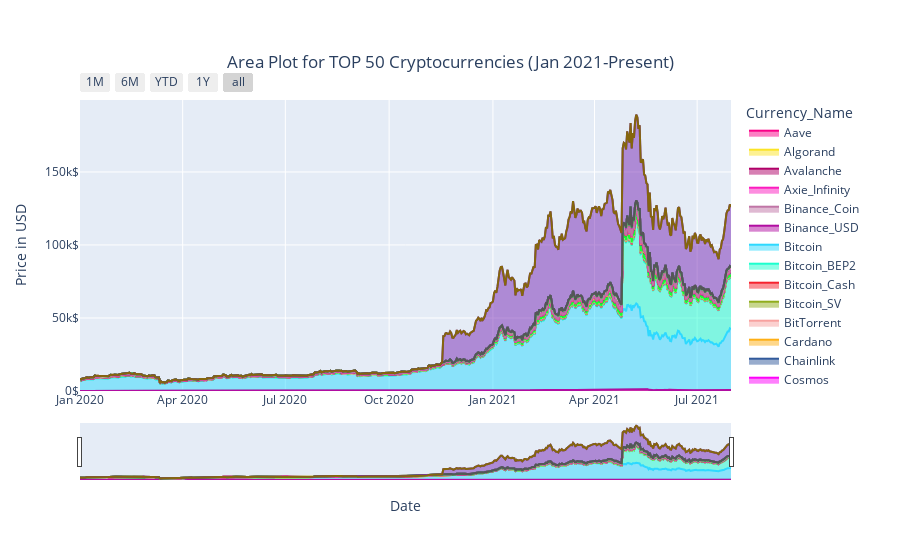

Here is the notebook cell this chart was saved with:
### Code cell
area = px.area(data_frame= data ,
               x = "Date" ,
               y= "Price",
               line_group="Currency_Name" ,
               color = "Currency_Name" ,
               color_discrete_sequence=px.colors.qualitative.Alphabet_r,
               title = 'Area Plot for TOP 50 Cryptocurrencies (2021-Present)')

area.update_xaxes(
    title_text = 'Date',
    rangeslider_visible = True,
    rangeselector = dict(
        buttons = list([
            dict(count = 1, label = '1M', step = 'month', stepmode = 'backward'),
            dict(count = 6, label = '6M', step = 'month', stepmode = 'backward'),
            dict(count = 1, label = 'YTD', step = 'year', stepmode = 'todate'),
            dict(count = 1, label = '1Y', step = 'year', stepmode = 'backward'),
            dict(step = 'all')])))

area.update_yaxes(title_text = 'Price in USD', ticksuffix = '$')
area.update_layout(showlegend = True,
    title = {
        'text': 'Area Plot for TOP 50 Cryptocurrencies (Jan 2021-Present)',
        'y':0.9,
        'x':0.5,
        'xanchor': 'center',
        'yanchor': 'top'})

area.show()

### Figure 1 — Plotly figure (JSON) as saved in the notebook; plotly's stock layout.template omitted (floating-point values rounded to 4 significant figures; data arrays with more than 128 entries replaced by an {"elided": "..."} marker saying what was removed)
{"data": [{"hovertemplate": "Currency_Name=Aave<br>Date=%{x}<br>Price=%{y}<extra></extra>", "legendgroup": "Aave", "line": {"color": "#FA0087"}, "marker": {"symbol": "circle"}, "mode": "lines", "name": "Aave", "orientation": "v", "showlegend": true, "stackgroup": "1", "type": "scatter", "x": {"elided": "550 str values"}, "xaxis": "x", "y": {"elided": "550 float values"}, "yaxis": "y"}, {"hovertemplate": "Currency_Name=Algorand<br>Date=%{x}<br>Price=%{y}<extra></extra>", "legendgroup": "Algorand", "line": {"color": "#FBE426"}, "marker": {"symbol": "circle"}, "mode": "lines", "name": "Algorand", "orientation": "v", "showlegend": true, "stackgroup": "1", "type": "scatter", "x": {"elided": "573 str values"}, "xaxis": "x", "y": {"elided": "573 float values"}, "yaxis": "y"}, {"hovertemplate": "Currency_Name=Avalanche<br>Date=%{x}<br>Price=%{y}<extra></extra>", "legendgroup": "Avalanche", "line": {"color": "#B00068"}, "marker": {"symbol": "circle"}, "mode": "lines", "name": "Avalanche", "orientation": "v", "showlegend": true, "stackgroup": "1", "type": "scatter", "x": {"elided": "219 str values"}, "xaxis": "x", "y": {"elided": "219 float values"}, "yaxis": "y"}, {"hovertemplate": "Currency_Name=Axie_Infinity<br>Date=%{x}<br>Price=%{y}<extra></extra>", "legendgroup": "Axie_Infinity", "line": {"color": "#FC1CBF"}, "marker": {"symbol": "circle"}, "mode": "lines", "name": "Axie_Infinity", "orientation": "v", "showlegend": true, "stackgroup": "1", "type": "scatter", "x": ["2021-07-22T00:00:00", "2021-07-23T00:00:00", "2021-07-24T00:00:00", "2021-07-25T00:00:00", "2021-07-26T00:00:00", "2021-07-27T00:00:00", "2021-07-28T00:00:00", "2021-07-29T00:00:00", "2021-07-30T00:00:00", "2021-07-31T00:00:00"], "xaxis": "x", "y": [24.8, 42.6, 44.67, 43.84, 40.9, 47.07, 45.63, 44.33, 43.27, 42.49], "yaxis": "y"}, {"hovertemplate": "Currency_Name=Binance_Coin<br>Date=%{x}<br>Price=%{y}<extra></extra>", "legendgroup": "Binance_Coin", "line": {"color": "#C075A6"}, "marker": {"symbol": "circle"}, "mode": "lines", "name": "Binance_Coin", "orientation": "v", "showlegend": true, "stackgroup": "1", "type": "scatter", "x": {"elided": "578 str values"}, "xaxis": "x", "y": {"elided": "578 float values"}, "yaxis": "y"}, {"hovertemplate": "Currency_Name=Binance_USD<br>Date=%{x}<br>Price=%{y}<extra></extra>", "legendgroup": "Binance_USD", "line": {"color": "#B10DA1"}, "marker": {"symbol": "circle"}, "mode": "lines", "name": "Binance_USD", "orientation": "v", "showlegend": true, "stackgroup": "1", "type": "scatter", "x": ["2021-07-31T00:00:00", "2021-07-30T00:00:00", "2021-07-29T00:00:00", "2021-07-28T00:00:00", "2021-07-27T00:00:00", "2021-07-26T00:00:00", "2021-07-25T00:00:00", "2021-07-24T00:00:00", "2021-07-23T00:00:00", "2021-07-22T00:00:00", "2021-07-21T00:00:00", "2021-07-20T00:00:00", "2021-07-19T00:00:00", "2021-07-18T00:00:00", "2021-07-17T00:00:00", "2021-07-16T00:00:00", "2021-07-15T00:00:00", "2021-07-14T00:00:00", "2021-07-13T00:00:00", "2021-07-12T00:00:00", "2021-07-11T00:00:00", "2021-07-10T00:00:00", "2021-07-09T00:00:00", "2021-07-08T00:00:00", "2021-07-07T00:00:00", "2021-07-06T00:00:00", "2021-07-05T00:00:00", "2021-07-04T00:00:00", "2021-07-03T00:00:00", "2021-07-02T00:00:00", "2021-07-01T00:00:00", "2021-06-30T00:00:00", "2021-06-29T00:00:00", "2021-06-28T00:00:00", "2021-06-27T00:00:00", "2021-06-26T00:00:00", "2021-06-25T00:00:00", "2021-06-24T00:00:00", "2021-06-23T00:00:00", "2021-06-22T00:00:00", "2021-06-21T00:00:00", "2021-06-20T00:00:00", "2021-06-19T00:00:00", "2021-06-18T00:00:00", "2021-06-17T00:00:00", "2021-06-16T00:00:00", "2021-06-15T00:00:00", "2021-06-14T00:00:00", "2021-06-13T00:00:00", "2021-06-12T00:00:00", "2021-06-11T00:00:00", "2021-06-10T00:00:00", "2021-06-09T00:00:00", "2021-06-08T00:00:00", "2021-06-07T00:00:00", "2021-06-06T00:00:00", "2021-06-05T00:00:00", "2021-06-04T00:00:00", "2021-06-03T00:00:00", "2021-06-02T00:00:00", "2021-06-01T00:00:00", "2021-05-31T00:00:00", "2021-05-30T00:00:00", "2021-05-29T00:00:00", "2021-05-28T00:00:00", "2021-05-27T00:00:00", "2021-05-26T00:00:00", "2021-05-25T00:00:00", "2021-05-24T00:00:00", "2021-05-23T00:00:00", "2021-05-22T00:00:00", "2021-05-21T00:00:00", "2021-05-20T00:00:00", "2021-05-19T00:00:00", "2021-05-18T00:00:00", "2021-05-17T00:00:00", "2021-05-16T00:00:00", "2021-05-15T00:00:00", "2021-05-14T00:00:00", "2021-05-13T00:00:00", "2021-05-12T00:00:00", "2021-05-11T00:00:00", "2021-05-10T00:00:00", "2021-05-09T00:00:00", "2021-05-08T00:00:00", "2021-05-07T00:00:00", "2021-05-06T00:00:00", "2021-05-05T00:00:00", "2021-05-04T00:00:00", "2021-05-03T00:00:00", "2021-05-02T00:00:00", "2021-05-01T00:00:00", "2021-04-30T00:00:00", "2021-04-29T00:00:00", "2021-04-28T00:00:00", "2021-04-27T00:00:00", "2021-04-26T00:00:00", "2021-04-25T00:00:00", "2021-04-24T00:00:00", "2021-04-23T00:00:00"], "xaxis": "x", "y": [0.9993, 0.9995, 0.9998, 0.9999, 0.9998, 0.9998, 0.9994, 0.9996, 0.9999, 1.0, 1.0, 0.9999, 1.0, 0.9999, 0.9999, 0.9999, 1.0, 0.9999, 1.0, 0.9999, 1.0, 0.9999, 1.0, 1.0, 0.9999, 0.9998, 0.9997, 0.9999, 0.9998, 0.9999, 0.9999, 0.9998, 0.9999, 0.9999, 0.9998, 1.0, 1.0, 1.0, 0.9998, 0.9997, 1.0, 1.0, 0.9997, 0.9995, 1.0, 1.0, 0.9999, 0.9997, 0.9999, 0.9998, 0.9999, 0.9997, 0.9995, 0.9993, 0.9997, 0.9996, 0.9996, 0.9996, 0.9998, 1.0, 1.0, 0.9996, 0.9995, 0.9993, 0.9997, 0.999, 0.9987, 0.999, 0.9989, 0.9986, 0.9991, 0.9982, 0.998, 0.9981, 0.9993, 0.9996, 0.9995, 0.9995, 0.9991, 0.9999, 1.0, 0.9986, 0.9989, 0.9989, 0.9985, 0.999, 0.9992, 0.9985, 0.9992, 0.9991, 0.9994, 0.999, 0.9989, 0.9995, 0.9993, 0.999, 0.9993, 0.999, 0.9989, 0.999], "yaxis": "y"}, {"hovertemplate": "Currency_Name=Bitcoin<br>Date=%{x}<br>Price=%{y}<extra></extra>", "legendgroup": "Bitcoin", "line": {"color": "#2ED9FF"}, "marker": {"symbol": "circle"}, "mode": "lines", "name": "Bitcoin", "orientation": "v", "showlegend": true, "stackgroup": "1", "type": "scatter", "x": {"elided": "578 str values"}, "xaxis": "x", "y": {"elided": "578 float values"}, "yaxis": "y"}, {"hovertemplate": "Currency_Name=Bitcoin_BEP2<br>Date=%{x}<br>Price=%{y}<extra></extra>", "legendgroup": "Bitcoin_BEP2", "line": {"color": "#1CFFCE"}, "marker": {"symbol": "circle"}, "mode": "lines", "name": "Bitcoin_BEP2", "orientation": "v", "showlegend": true, "stackgroup": "1", "type": "scatter", "x": ["2021-07-31T00:00:00", "2021-07-30T00:00:00", "2021-07-29T00:00:00", "2021-07-28T00:00:00", "2021-07-27T00:00:00", "2021-07-26T00:00:00", "2021-07-25T00:00:00", "2021-07-24T00:00:00", "2021-07-23T00:00:00", "2021-07-22T00:00:00", "2021-07-21T00:00:00", "2021-07-20T00:00:00", "2021-07-19T00:00:00", "2021-07-18T00:00:00", "2021-07-17T00:00:00", "2021-07-16T00:00:00", "2021-07-15T00:00:00", "2021-07-14T00:00:00", "2021-07-13T00:00:00", "2021-07-12T00:00:00", "2021-07-11T00:00:00", "2021-07-10T00:00:00", "2021-07-09T00:00:00", "2021-07-08T00:00:00", "2021-07-07T00:00:00", "2021-07-06T00:00:00", "2021-07-05T00:00:00", "2021-07-04T00:00:00", "2021-07-03T00:00:00", "2021-07-02T00:00:00", "2021-07-01T00:00:00", "2021-06-30T00:00:00", "2021-06-29T00:00:00", "2021-06-28T00:00:00", "2021-06-27T00:00:00", "2021-06-26T00:00:00", "2021-06-25T00:00:00", "2021-06-24T00:00:00", "2021-06-23T00:00:00", "2021-06-22T00:00:00", "2021-06-21T00:00:00", "2021-06-20T00:00:00", "2021-06-19T00:00:00", "2021-06-18T00:00:00", "2021-06-17T00:00:00", "2021-06-16T00:00:00", "2021-06-15T00:00:00", "2021-06-14T00:00:00", "2021-06-13T00:00:00", "2021-06-12T00:00:00", "2021-06-11T00:00:00", "2021-06-10T00:00:00", "2021-06-09T00:00:00", "2021-06-08T00:00:00", "2021-06-07T00:00:00", "2021-06-06T00:00:00", "2021-06-05T00:00:00", "2021-06-04T00:00:00", "2021-06-03T00:00:00", "2021-06-02T00:00:00", "2021-06-01T00:00:00", "2021-05-31T00:00:00", "2021-05-30T00:00:00", "2021-05-29T00:00:00", "2021-05-28T00:00:00", "2021-05-27T00:00:00", "2021-05-26T00:00:00", "2021-05-25T00:00:00", "2021-05-24T00:00:00", "2021-05-23T00:00:00", "2021-05-22T00:00:00", "2021-05-21T00:00:00", "2021-05-20T00:00:00", "2021-05-19T00:00:00", "2021-05-18T00:00:00", "2021-05-17T00:00:00", "2021-05-16T00:00:00", "2021-05-15T00:00:00", "2021-05-14T00:00:00", "2021-05-13T00:00:00", "2021-05-12T00:00:00", "2021-05-11T00:00:00", "2021-05-10T00:00:00", "2021-05-09T00:00:00", "2021-05-08T00:00:00", "2021-05-07T00:00:00", "2021-05-06T00:00:00", "2021-05-05T00:00:00", "2021-05-04T00:00:00", "2021-05-03T00:00:00", "2021-05-02T00:00:00", "2021-05-01T00:00:00", "2021-04-30T00:00:00", "2021-04-29T00:00:00", "2021-04-28T00:00:00", "2021-04-27T00:00:00", "2021-04-26T00:00:00"], "xaxis": "x", "y": [34730.0, 34970.0, 35850.0, 35880.0, 35300.0, 33440.0, 31050.0, 29020.0, 28380.0, 26340.0, 25780.0, 24570.0, 24660.0, 24940.0, 25620.0, 25570.0, 26180.0, 27050.0, 26630.0, 26990.0, 28210.0, 27620.0, 28550.0, 27430.0, 28170.0, 28450.0, 28020.0, 28670.0, 28650.0, 26500.0, 27370.0, 28630.0, 29320.0, 28250.0, 30490.0, 27220.0, 26220.0, 29880.0, 28550.0, 27340.0, 27390.0, 30040.0, 28940.0, 32350.0, 34440.0, 34720.0, 36440.0, 34850.0, 33610.0, 30550.0, 30400.0, 32600.0, 34200.0, 30540.0, 30760.0, 33600.0, 32370.0, 34510.0, 36620.0, 35320.0, 34470.0, 35100.0, 33510.0, 32950.0, 32600.0, 35140.0, 37940.0, 36250.0, 37310.0, 33040.0, 35820.0, 35720.0, 43500.0, 39660.0, 41940.0, 42380.0, 40510.0, 40730.0, 43450.0, 43270.0, 43210.0, 52830.0, 53250.0, 55580.0, 56070.0, 55630.0, 45810.0, 46680.0, 44450.0, 54280.0, 43870.0, 45780.0, 50160.0, 46590.0, 47660.0, 47850.0, 47040.0], "yaxis": "y"}, {"hovertemplate": "Currency_Name=Bitcoin_Cash<br>Date=%{x}<br>Price=%{y}<extra></extra>", "legendgroup": "Bitcoin_Cash", "line": {"color": "#F6222E"}, "marker": {"symbol": "circle"}, "mode": "lines", "name": "Bitcoin_Cash", "orientation": "v", "showlegend": true, "stackgroup": "1", "type": "scatter", "x": {"elided": "578 str values"}, "xaxis": "x", "y": {"elided": "578 float values"}, "yaxis": "y"}, {"hovertemplate": "Currency_Name=Bitcoin_SV<br>Date=%{x}<br>Price=%{y}<extra></extra>", "legendgroup": "Bitcoin_SV", "line": {"color": "#90AD1C"}, "marker": {"symbol": "circle"}, "mode": "lines", "name": "Bitcoin_SV", "orientation": "v", "showlegend": true, "stackgroup": "1", "type": "scatter", "x": {"elided": "578 str values"}, "xaxis": "x", "y": {"elided": "578 float values"}, "yaxis": "y"}, {"hovertemplate": "Currency_Name=BitTorrent<br>Date=%{x}<br>Price=%{y}<extra></extra>", "legendgroup": "BitTorrent", "line": {"color": "#F8A19F"}, "marker": {"symbol": "circle"}, "mode": "lines", "name": "BitTorrent", "orientation": "v", "showlegend": true, "stackgroup": "1", "type": "scatter", "x": {"elided": "578 str values"}, "xaxis": "x", "y": {"elided": "578 float values"}, "yaxis": "y"}, {"hovertemplate": "Currency_Name=Cardano<br>Date=%{x}<br>Price=%{y}<extra></extra>", "legendgroup": "Cardano", "line": {"color": "#FEAF16"}, "marker": {"symbol": "circle"}, "mode": "lines", "name": "Cardano", "orientation": "v", "showlegend": true, "stackgroup": "1", "type": "scatter", "x": {"elided": "550 str values"}, "xaxis": "x", "y": {"elided": "550 float values"}, "yaxis": "y"}, {"hovertemplate": "Currency_Name=Chainlink<br>Date=%{x}<br>Price=%{y}<extra></extra>", "legendgroup": "Chainlink", "line": {"color": "#325A9B"}, "marker": {"symbol": "circle"}, "mode": "lines", "name": "Chainlink", "orientation": "v", "showlegend": true, "stackgroup": "1", "type": "scatter", "x": {"elided": "578 str values"}, "xaxis": "x", "y": {"elided": "578 float values"}, "yaxis": "y"}, {"hovertemplate": "Currency_Name=Cosmos<br>Date=%{x}<br>Price=%{y}<extra></extra>", "legendgroup": "Cosmos", "line": {"color": "#FE00FA"}, "marker": {"symbol": "circle"}, "mode": "lines", "name": "Cosmos", "orientation": "v", "showlegend": true, "stackgroup": "1", "type": "scatter", "x": {"elided": "578 str values"}, "xaxis": "x", "y": {"elided": "578 float values"}, "yaxis": "y"}, {"hovertemplate": "Currency_Name=Crypto.com_Coin<br>Date=%{x}<br>Price=%{y}<extra></extra>", "legendgroup": "Crypto.com_Coin", "line": {"color": "#DEA0FD"}, "marker": {"symbol": "circle"}, "mode": "lines", "name": "Crypto.com_Coin", "orientation": "v", "showlegend": true, "stackgroup": "1", "type": "scatter", "x": {"elided": "578 str values"}, "xaxis": "x", "y": {"elided": "578 float values"}, "yaxis": "y"}, {"hovertemplate": "Currency_Name=Dai<br>Date=%{x}<br>Price=%{y}<extra></extra>", "legendgroup": "Dai", "line": {"color": "#C4451C"}, "marker": {"symbol": "circle"}, "mode": "lines", "name": "Dai", "orientation": "v", "showlegend": true, "stackgroup": "1", "type": "scatter", "x": {"elided": "578 str values"}, "xaxis": "x", "y": {"elided": "578 float values"}, "yaxis": "y"}, {"hovertemplate": "Currency_Name=Dash<br>Date=%{x}<br>Price=%{y}<extra></extra>", "legendgroup": "Dash", "line": {"color": "#1CBE4F"}, "marker": {"symbol": "circle"}, "mode": "lines", "name": "Dash", "orientation": "v", "showlegend": true, "stackgroup": "1", "type": "scatter", "x": {"elided": "578 str values"}, "xaxis": "x", "y": {"elided": "578 float values"}, "yaxis": "y"}, {"hovertemplate": "Currency_Name=Dogecoin<br>Date=%{x}<br>Price=%{y}<extra></extra>", "legendgroup": "Dogecoin", "line": {"color": "#E2E2E2"}, "marker": {"symbol": "circle"}, "mode": "lines", "name": "Dogecoin", "orientation": "v", "showlegend": true, "stackgroup": "1", "type": "scatter", "x": {"elided": "578 str values"}, "xaxis": "x", "y": {"elided": "578 float values"}, "yaxis": "y"}, {"hovertemplate": "Currency_Name=Elrond<br>Date=%{x}<br>Price=%{y}<extra></extra>", "legendgroup": "Elrond", "line": {"color": "#F7E1A0"}, "marker": {"symbol": "circle"}, "mode": "lines", "name": "Elrond", "orientation": "v", "showlegend": true, "stackgroup": "1", "type": "scatter", "x": {"elided": "368 str values"}, "xaxis": "x", "y": {"elided": "368 float values"}, "yaxis": "y"}, {"hovertemplate": "Currency_Name=EOS<br>Date=%{x}<br>Price=%{y}<extra></extra>", "legendgroup": "EOS", "line": {"color": "#16FF32"}, "marker": {"symbol": "circle"}, "mode": "lines", "name": "EOS", "orientation": "v", "showlegend": true, "stackgroup": "1", "type": "scatter", "x": {"elided": "578 str values"}, "xaxis": "x", "y": {"elided": "578 float values"}, "yaxis": "y"}, {"hovertemplate": "Currency_Name=Ethereum<br>Date=%{x}<br>Price=%{y}<extra></extra>", "legendgroup": "Ethereum", "line": {"color": "#1C8356"}, "marker": {"symbol": "circle"}, "mode": "lines", "name": "Ethereum", "orientation": "v", "showlegend": true, "stackgroup": "1", "type": "scatter", "x": {"elided": "578 str values"}, "xaxis": "x", "y": {"elided": "578 float values"}, "yaxis": "y"}, {"hovertemplate": "Currency_Name=Ethereum_Classic<br>Date=%{x}<br>Price=%{y}<extra></extra>", "legendgroup": "Ethereum_Classic", "line": {"color": "#565656"}, "marker": {"symbol": "circle"}, "mode": "lines", "name": "Ethereum_Classic", "orientation": "v", "showlegend": true, "stackgroup": "1", "type": "scatter", "x": {"elided": "578 str values"}, "xaxis": "x", "y": {"elided": "578 float values"}, "yaxis": "y"}, {"hovertemplate": "Currency_Name=Filecoin<br>Date=%{x}<br>Price=%{y}<extra></extra>", "legendgroup": "Filecoin", "line": {"color": "#782AB6"}, "marker": {"symbol": "circle"}, "mode": "lines", "name": "Filecoin", "orientation": "v", "showlegend": true, "stackgroup": "1", "type": "scatter", "x": {"elided": "574 str values"}, "xaxis": "x", "y": {"elided": "574 float values"}, "yaxis": "y"}, {"hovertemplate": "Currency_Name=FTX_Token<br>Date=%{x}<br>Price=%{y}<extra></extra>", "legendgroup": "FTX_Token", "line": {"color": "#85660D"}, "marker": {"symbol": "circle"}, "mode": "lines", "name": "FTX_Token", "orientation": "v", "showlegend": true, "stackgroup": "1", "type": "scatter", "x": {"elided": "578 str values"}, "xaxis": "x", "y": {"elided": "578 float values"}, "yaxis": "y"}, {"hovertemplate": "Currency_Name=GRT<br>Date=%{x}<br>Price=%{y}<extra></extra>", "legendgroup": "GRT", "line": {"color": "#3283FE"}, "marker": {"symbol": "circle"}, "mode": "lines", "name": "GRT", "orientation": "v", "showlegend": true, "stackgroup": "1", "type": "scatter", "x": {"elided": "219 str values"}, "xaxis": "x", "y": {"elided": "219 float values"}, "yaxis": "y"}, {"hovertemplate": "Currency_Name=ICP<br>Date=%{x}<br>Price=%{y}<extra></extra>", "legendgroup": "ICP", "line": {"color": "#AA0DFE"}, "marker": {"symbol": "circle"}, "mode": "lines", "name": "ICP", "orientation": "v", "showlegend": true, "stackgroup": "1", "type": "scatter", "x": ["2021-05-13T00:00:00", "2021-05-14T00:00:00", "2021-05-15T00:00:00", "2021-05-16T00:00:00", "2021-05-17T00:00:00", "2021-05-18T00:00:00", "2021-05-19T00:00:00", "2021-05-20T00:00:00", "2021-05-21T00:00:00", "2021-05-22T00:00:00", "2021-05-23T00:00:00", "2021-05-24T00:00:00", "2021-05-25T00:00:00", "2021-05-26T00:00:00", "2021-05-27T00:00:00", "2021-05-28T00:00:00", "2021-05-29T00:00:00", "2021-05-30T00:00:00", "2021-05-31T00:00:00", "2021-06-01T00:00:00", "2021-06-02T00:00:00", "2021-06-03T00:00:00", "2021-06-04T00:00:00", "2021-06-05T00:00:00", "2021-06-06T00:00:00", "2021-06-07T00:00:00", "2021-06-08T00:00:00", "2021-06-09T00:00:00", "2021-06-10T00:00:00", "2021-06-11T00:00:00", "2021-06-12T00:00:00", "2021-06-13T00:00:00", "2021-06-14T00:00:00", "2021-06-15T00:00:00", "2021-06-16T00:00:00", "2021-06-17T00:00:00", "2021-06-18T00:00:00", "2021-06-19T00:00:00", "2021-06-20T00:00:00", "2021-06-21T00:00:00", "2021-06-22T00:00:00", "2021-06-23T00:00:00", "2021-06-24T00:00:00", "2021-06-25T00:00:00", "2021-06-26T00:00:00", "2021-06-27T00:00:00", "2021-06-28T00:00:00", "2021-06-29T00:00:00", "2021-06-30T00:00:00", "2021-07-01T00:00:00", "2021-07-02T00:00:00", "2021-07-03T00:00:00", "2021-07-04T00:00:00", "2021-07-05T00:00:00", "2021-07-06T00:00:00", "2021-07-07T00:00:00", "2021-07-08T00:00:00", "2021-07-09T00:00:00", "2021-07-10T00:00:00", "2021-07-11T00:00:00", "2021-07-12T00:00:00", "2021-07-13T00:00:00", "2021-07-14T00:00:00", "2021-07-15T00:00:00", "2021-07-16T00:00:00", "2021-07-17T00:00:00", "2021-07-18T00:00:00", "2021-07-19T00:00:00", "2021-07-20T00:00:00", "2021-07-21T00:00:00", "2021-07-22T00:00:00", "2021-07-23T00:00:00", "2021-07-24T00:00:00", "2021-07-25T00:00:00", "2021-07-26T00:00:00", "2021-07-27T00:00:00", "2021-07-28T00:00:00", "2021-07-29T00:00:00", "2021-07-30T00:00:00", "2021-07-31T00:00:00"], "xaxis": "x", "y": [300.6, 304.0, 245.9, 225.0, 195.8, 163.8, 122.8, 165.0, 145.8, 145.7, 143.9, 147.7, 133.9, 142.8, 132.1, 115.7, 110.7, 111.3, 114.7, 107.6, 107.4, 124.5, 108.7, 104.7, 104.5, 92.0, 81.4, 81.51, 66.46, 58.2, 60.71, 64.44, 66.81, 60.4, 55.36, 54.1, 48.2, 48.72, 47.0, 36.87, 34.41, 37.75, 34.62, 31.18, 30.29, 42.89, 50.89, 53.95, 49.75, 45.65, 43.96, 48.96, 46.79, 46.2, 45.95, 45.38, 40.05, 40.58, 38.61, 39.66, 37.23, 39.0, 36.86, 35.92, 32.34, 32.24, 32.36, 30.89, 28.56, 33.36, 33.8, 34.61, 34.85, 42.61, 40.62, 40.94, 40.74, 41.22, 42.14, 41.9], "yaxis": "y"}, {"hovertemplate": "Currency_Name=IOTA<br>Date=%{x}<br>Price=%{y}<extra></extra>", "legendgroup": "IOTA", "line": {"color": "#FA0087"}, "marker": {"symbol": "circle"}, "mode": "lines", "name": "IOTA", "orientation": "v", "showlegend": true, "stackgroup": "1", "type": "scatter", "x": {"elided": "578 str values"}, "xaxis": "x", "y": {"elided": "578 float values"}, "yaxis": "y"}, {"hovertemplate": "Currency_Name=Klaytn<br>Date=%{x}<br>Price=%{y}<extra></extra>", "legendgroup": "Klaytn", "line": {"color": "#FBE426"}, "marker": {"symbol": "circle"}, "mode": "lines", "name": "Klaytn", "orientation": "v", "showlegend": true, "stackgroup": "1", "type": "scatter", "x": ["2021-04-23T00:00:00", "2021-04-24T00:00:00", "2021-04-25T00:00:00", "2021-04-26T00:00:00", "2021-04-27T00:00:00", "2021-04-28T00:00:00", "2021-04-29T00:00:00", "2021-04-30T00:00:00", "2021-05-01T00:00:00", "2021-05-02T00:00:00", "2021-05-03T00:00:00", "2021-05-04T00:00:00", "2021-05-05T00:00:00", "2021-05-06T00:00:00", "2021-05-07T00:00:00", "2021-05-08T00:00:00", "2021-05-09T00:00:00", "2021-05-10T00:00:00", "2021-05-11T00:00:00", "2021-05-12T00:00:00", "2021-05-13T00:00:00", "2021-05-14T00:00:00", "2021-05-15T00:00:00", "2021-05-16T00:00:00", "2021-05-17T00:00:00", "2021-05-18T00:00:00", "2021-05-19T00:00:00", "2021-05-20T00:00:00", "2021-05-21T00:00:00", "2021-05-22T00:00:00", "2021-05-23T00:00:00", "2021-05-24T00:00:00", "2021-05-25T00:00:00", "2021-05-26T00:00:00", "2021-05-27T00:00:00", "2021-05-28T00:00:00", "2021-05-29T00:00:00", "2021-05-30T00:00:00", "2021-05-31T00:00:00", "2021-06-01T00:00:00", "2021-06-02T00:00:00", "2021-06-03T00:00:00", "2021-06-04T00:00:00", "2021-06-05T00:00:00", "2021-06-06T00:00:00", "2021-06-07T00:00:00", "2021-06-08T00:00:00", "2021-06-09T00:00:00", "2021-06-10T00:00:00", "2021-06-11T00:00:00", "2021-06-12T00:00:00", "2021-06-13T00:00:00", "2021-06-14T00:00:00", "2021-06-15T00:00:00", "2021-06-16T00:00:00", "2021-06-17T00:00:00", "2021-06-18T00:00:00", "2021-06-19T00:00:00", "2021-06-20T00:00:00", "2021-06-21T00:00:00", "2021-06-22T00:00:00", "2021-06-23T00:00:00", "2021-06-24T00:00:00", "2021-06-25T00:00:00", "2021-06-26T00:00:00", "2021-06-27T00:00:00", "2021-06-28T00:00:00", "2021-06-29T00:00:00", "2021-06-30T00:00:00", "2021-07-01T00:00:00", "2021-07-02T00:00:00", "2021-07-03T00:00:00", "2021-07-04T00:00:00", "2021-07-05T00:00:00", "2021-07-06T00:00:00", "2021-07-07T00:00:00", "2021-07-08T00:00:00", "2021-07-09T00:00:00", "2021-07-10T00:00:00", "2021-07-11T00:00:00", "2021-07-12T00:00:00", "2021-07-13T00:00:00", "2021-07-14T00:00:00", "2021-07-15T00:00:00", "2021-07-16T00:00:00", "2021-07-17T00:00:00", "2021-07-18T00:00:00", "2021-07-19T00:00:00", "2021-07-20T00:00:00", "2021-07-21T00:00:00", "2021-07-22T00:00:00", "2021-07-23T00:00:00", "2021-07-24T00:00:00", "2021-07-25T00:00:00", "2021-07-26T00:00:00", "2021-07-27T00:00:00", "2021-07-28T00:00:00", "2021-07-29T00:00:00", "2021-07-30T00:00:00", "2021-07-31T00:00:00"], "xaxis": "x", "y": [2.055, 1.983, 2.197, 2.49, 2.446, 2.407, 2.363, 2.38, 2.349, 2.265, 2.41, 2.378, 2.408, 2.263, 2.144, 2.2, 2.138, 2.034, 2.249, 2.069, 2.006, 2.401, 2.286, 2.181, 2.069, 2.082, 1.521, 1.673, 1.462, 1.38, 1.143, 1.483, 1.464, 1.577, 1.511, 1.343, 1.294, 1.335, 1.399, 1.35, 1.385, 1.393, 1.303, 1.241, 1.237, 1.091, 1.026, 1.145, 1.032, 0.975, 0.942, 1.005, 1.057, 1.255, 1.139, 1.102, 1.051, 0.996, 0.965, 0.787, 0.783, 0.901, 1.1, 0.93, 0.931, 0.991, 1.002, 1.029, 1.027, 0.977, 0.98, 1.017, 1.019, 1.018, 1.024, 1.004, 0.94, 0.957, 0.954, 0.983, 0.946, 0.921, 0.92, 0.9, 0.878, 0.889, 0.909, 0.915, 0.887, 0.938, 0.947, 0.971, 0.966, 0.995, 1.005, 1.005, 1.008, 1.025, 1.045, 1.061], "yaxis": "y"}, {"hovertemplate": "Currency_Name=Kusama<br>Date=%{x}<br>Price=%{y}<extra></extra>", "legendgroup": "Kusama", "line": {"color": "#B00068"}, "marker": {"symbol": "circle"}, "mode": "lines", "name": "Kusama", "orientation": "v", "showlegend": true, "stackgroup": "1", "type": "scatter", "x": {"elided": "268 str values"}, "xaxis": "x", "y": {"elided": "268 float values"}, "yaxis": "y"}, {"hovertemplate": "Currency_Name=LEO<br>Date=%{x}<br>Price=%{y}<extra></extra>", "legendgroup": "LEO", "line": {"color": "#FC1CBF"}, "marker": {"symbol": "circle"}, "mode": "lines", "name": "LEO", "orientation": "v", "showlegend": true, "stackgroup": "1", "type": "scatter", "x": {"elided": "578 str values"}, "xaxis": "x", "y": {"elided": "578 float values"}, "yaxis": "y"}, {"hovertemplate": "Currency_Name=Litecoin<br>Date=%{x}<br>Price=%{y}<extra></extra>", "legendgroup": "Litecoin", "line": {"color": "#C075A6"}, "marker": {"symbol": "circle"}, "mode": "lines", "name": "Litecoin", "orientation": "v", "showlegend": true, "stackgroup": "1", "type": "scatter", "x": {"elided": "578 str values"}, "xaxis": "x", "y": {"elided": "578 float values"}, "yaxis": "y"}, {"hovertemplate": "Currency_Name=Maker<br>Date=%{x}<br>Price=%{y}<extra></extra>", "legendgroup": "Maker", "line": {"color": "#B10DA1"}, "marker": {"symbol": "circle"}, "mode": "lines", "name": "Maker", "orientation": "v", "showlegend": true, "stackgroup": "1", "type": "scatter", "x": {"elided": "578 str values"}, "xaxis": "x", "y": {"elided": "578 float values"}, "yaxis": "y"}, {"hovertemplate": "Currency_Name=Monero<br>Date=%{x}<br>Price=%{y}<extra></extra>", "legendgroup": "Monero", "line": {"color": "#2ED9FF"}, "marker": {"symbol": "circle"}, "mode": "lines", "name": "Monero", "orientation": "v", "showlegend": true, "stackgroup": "1", "type": "scatter", "x": {"elided": "578 str values"}, "xaxis": "x", "y": {"elided": "578 float values"}, "yaxis": "y"}, {"hovertemplate": "Currency_Name=Neo<br>Date=%{x}<br>Price=%{y}<extra></extra>", "legendgroup": "Neo", "line": {"color": "#1CFFCE"}, "marker": {"symbol": "circle"}, "mode": "lines", "name": "Neo", "orientation": "v", "showlegend": true, "stackgroup": "1", "type": "scatter", "x": {"elided": "571 str values"}, "xaxis": "x", "y": {"elided": "571 float values"}, "yaxis": "y"}, {"hovertemplate": "Currency_Name=PancakeSwap<br>Date=%{x}<br>Price=%{y}<extra></extra>", "legendgroup": "PancakeSwap", "line": {"color": "#F6222E"}, "marker": {"symbol": "circle"}, "mode": "lines", "name": "PancakeSwap", "orientation": "v", "showlegend": true, "stackgroup": "1", "type": "scatter", "x": {"elided": "165 str values"}, "xaxis": "x", "y": {"elided": "165 float values"}, "yaxis": "y"}, {"hovertemplate": "Currency_Name=Polkadot<br>Date=%{x}<br>Price=%{y}<extra></extra>", "legendgroup": "Polkadot", "line": {"color": "#90AD1C"}, "marker": {"symbol": "circle"}, "mode": "lines", "name": "Polkadot", "orientation": "v", "showlegend": true, "stackgroup": "1", "type": "scatter", "x": {"elided": "345 str values"}, "xaxis": "x", "y": {"elided": "345 float values"}, "yaxis": "y"}, {"hovertemplate": "Currency_Name=Polygon<br>Date=%{x}<br>Price=%{y}<extra></extra>", "legendgroup": "Polygon", "line": {"color": "#F8A19F"}, "marker": {"symbol": "circle"}, "mode": "lines", "name": "Polygon", "orientation": "v", "showlegend": true, "stackgroup": "1", "type": "scatter", "x": {"elided": "578 str values"}, "xaxis": "x", "y": {"elided": "578 float values"}, "yaxis": "y"}, {"hovertemplate": "Currency_Name=SHIBA_INU<br>Date=%{x}<br>Price=%{y}<extra></extra>", "legendgroup": "SHIBA_INU", "line": {"color": "#FEAF16"}, "marker": {"symbol": "circle"}, "mode": "lines", "name": "SHIBA_INU", "orientation": "v", "showlegend": true, "stackgroup": "1", "type": "scatter", "x": ["2021-05-12T00:00:00", "2021-05-13T00:00:00", "2021-05-14T00:00:00", "2021-05-15T00:00:00", "2021-05-16T00:00:00", "2021-05-17T00:00:00", "2021-05-18T00:00:00", "2021-05-19T00:00:00", "2021-05-20T00:00:00", "2021-05-21T00:00:00", "2021-05-22T00:00:00", "2021-05-23T00:00:00", "2021-05-24T00:00:00", "2021-05-25T00:00:00", "2021-05-26T00:00:00", "2021-05-27T00:00:00", "2021-05-28T00:00:00", "2021-05-29T00:00:00", "2021-05-30T00:00:00", "2021-05-31T00:00:00", "2021-06-01T00:00:00", "2021-06-02T00:00:00", "2021-06-03T00:00:00", "2021-06-04T00:00:00", "2021-06-05T00:00:00", "2021-06-06T00:00:00", "2021-06-07T00:00:00", "2021-06-08T00:00:00", "2021-06-09T00:00:00", "2021-06-10T00:00:00", "2021-06-11T00:00:00", "2021-06-12T00:00:00", "2021-06-13T00:00:00", "2021-06-14T00:00:00", "2021-06-15T00:00:00", "2021-06-16T00:00:00", "2021-06-17T00:00:00", "2021-06-18T00:00:00", "2021-06-19T00:00:00", "2021-06-20T00:00:00", "2021-06-21T00:00:00", "2021-06-22T00:00:00", "2021-06-23T00:00:00", "2021-06-24T00:00:00", "2021-06-25T00:00:00", "2021-06-26T00:00:00", "2021-06-27T00:00:00", "2021-06-28T00:00:00", "2021-06-29T00:00:00", "2021-06-30T00:00:00", "2021-07-01T00:00:00", "2021-07-02T00:00:00", "2021-07-03T00:00:00", "2021-07-04T00:00:00", "2021-07-05T00:00:00", "2021-07-06T00:00:00", "2021-07-07T00:00:00", "2021-07-08T00:00:00", "2021-07-09T00:00:00", "2021-07-10T00:00:00", "2021-07-11T00:00:00", "2021-07-12T00:00:00", "2021-07-13T00:00:00", "2021-07-14T00:00:00", "2021-07-15T00:00:00", "2021-07-16T00:00:00", "2021-07-17T00:00:00", "2021-07-18T00:00:00", "2021-07-19T00:00:00", "2021-07-20T00:00:00", "2021-07-21T00:00:00", "2021-07-22T00:00:00", "2021-07-23T00:00:00", "2021-07-24T00:00:00", "2021-07-25T00:00:00", "2021-07-26T00:00:00", "2021-07-27T00:00:00", "2021-07-28T00:00:00", "2021-07-29T00:00:00", "2021-07-30T00:00:00", "2021-07-31T00:00:00"], "xaxis": "x", "y": [1.809e-05, 2.102e-05, 1.839e-05, 1.551e-05, 1.785e-05, 1.651e-05, 1.561e-05, 9.07e-06, 9.68e-06, 8.2e-06, 8.37e-06, 8.08e-06, 1.063e-05, 9.33e-06, 9.5e-06, 8.76e-06, 7.9e-06, 7.89e-06, 7.85e-06, 9.28e-06, 8.82e-06, 9.43e-06, 9.8e-06, 8.81e-06, 8.42e-06, 8.53e-06, 7.73e-06, 7.18e-06, 7.39e-06, 6.83e-06, 6.19e-06, 6.26e-06, 6.84e-06, 7.09e-06, 9.01e-06, 8.3e-06, 7.95e-06, 7.26e-06, 7.61e-06, 7.77e-06, 6.22e-06, 6.32e-06, 6.83e-06, 7.2e-06, 7.07e-06, 7.48e-06, 7.86e-06, 8.06e-06, 8.88e-06, 8.81e-06, 8.33e-06, 8.36e-06, 8.71e-06, 8.72e-06, 8.33e-06, 8.85e-06, 8.55e-06, 8.03e-06, 7.91e-06, 7.67e-06, 7.86e-06, 7.57e-06, 7.11e-06, 7.23e-06, 6.91e-06, 6.63e-06, 6.79e-06, 6.66e-06, 6.18e-06, 5.88e-06, 6.54e-06, 6.47e-06, 6.48e-06, 6.46e-06, 6.37e-06, 6.31e-06, 6.31e-06, 6.18e-06, 6.3e-06, 6.28e-06, 6.24e-06], "yaxis": "y"}, {"hovertemplate": "Currency_Name=Solana<br>Date=%{x}<br>Price=%{y}<extra></extra>", "legendgroup": "Solana", "line": {"color": "#325A9B"}, "marker": {"symbol": "circle"}, "mode": "lines", "name": "Solana", "orientation": "v", "showlegend": true, "stackgroup": "1", "type": "scatter", "x": {"elided": "421 str values"}, "xaxis": "x", "y": {"elided": "421 float values"}, "yaxis": "y"}, {"hovertemplate": "Currency_Name=Stellar<br>Date=%{x}<br>Price=%{y}<extra></extra>", "legendgroup": "Stellar", "line": {"color": "#FE00FA"}, "marker": {"symbol": "circle"}, "mode": "lines", "name": "Stellar", "orientation": "v", "showlegend": true, "stackgroup": "1", "type": "scatter", "x": {"elided": "578 str values"}, "xaxis": "x", "y": {"elided": "578 float values"}, "yaxis": "y"}, {"hovertemplate": "Currency_Name=Tether<br>Date=%{x}<br>Price=%{y}<extra></extra>", "legendgroup": "Tether", "line": {"color": "#DEA0FD"}, "marker": {"symbol": "circle"}, "mode": "lines", "name": "Tether", "orientation": "v", "showlegend": true, "stackgroup": "1", "type": "scatter", "x": {"elided": "578 str values"}, "xaxis": "x", "y": {"elided": "578 float values"}, "yaxis": "y"}, {"hovertemplate": "Currency_Name=Tezos<br>Date=%{x}<br>Price=%{y}<extra></extra>", "legendgroup": "Tezos", "line": {"color": "#C4451C"}, "marker": {"symbol": "circle"}, "mode": "lines", "name": "Tezos", "orientation": "v", "showlegend": true, "stackgroup": "1", "type": "scatter", "x": {"elided": "578 str values"}, "xaxis": "x", "y": {"elided": "578 float values"}, "yaxis": "y"}, {"hovertemplate": "Currency_Name=THETA<br>Date=%{x}<br>Price=%{y}<extra></extra>", "legendgroup": "THETA", "line": {"color": "#1CBE4F"}, "marker": {"symbol": "circle"}, "mode": "lines", "name": "THETA", "orientation": "v", "showlegend": true, "stackgroup": "1", "type": "scatter", "x": {"elided": "578 str values"}, "xaxis": "x", "y": {"elided": "578 float values"}, "yaxis": "y"}, {"hovertemplate": "Currency_Name=Tron<br>Date=%{x}<br>Price=%{y}<extra></extra>", "legendgroup": "Tron", "line": {"color": "#E2E2E2"}, "marker": {"symbol": "circle"}, "mode": "lines", "name": "Tron", "orientation": "v", "showlegend": true, "stackgroup": "1", "type": "scatter", "x": {"elided": "578 str values"}, "xaxis": "x", "y": {"elided": "578 float values"}, "yaxis": "y"}, {"hovertemplate": "Currency_Name=Uniswap<br>Date=%{x}<br>Price=%{y}<extra></extra>", "legendgroup": "Uniswap", "line": {"color": "#F7E1A0"}, "marker": {"symbol": "circle"}, "mode": "lines", "name": "Uniswap", "orientation": "v", "showlegend": true, "stackgroup": "1", "type": "scatter", "x": {"elided": "268 str values"}, "xaxis": "x", "y": {"elided": "268 float values"}, "yaxis": "y"}, {"hovertemplate": "Currency_Name=USD_Coin<br>Date=%{x}<br>Price=%{y}<extra></extra>", "legendgroup": "USD_Coin", "line": {"color": "#16FF32"}, "marker": {"symbol": "circle"}, "mode": "lines", "name": "USD_Coin", "orientation": "v", "showlegend": true, "stackgroup": "1", "type": "scatter", "x": {"elided": "578 str values"}, "xaxis": "x", "y": {"elided": "578 float values"}, "yaxis": "y"}, {"hovertemplate": "Currency_Name=VeChain<br>Date=%{x}<br>Price=%{y}<extra></extra>", "legendgroup": "VeChain", "line": {"color": "#1C8356"}, "marker": {"symbol": "circle"}, "mode": "lines", "name": "VeChain", "orientation": "v", "showlegend": true, "stackgroup": "1", "type": "scatter", "x": {"elided": "578 str values"}, "xaxis": "x", "y": {"elided": "578 float values"}, "yaxis": "y"}, {"hovertemplate": "Currency_Name=Waves<br>Date=%{x}<br>Price=%{y}<extra></extra>", "legendgroup": "Waves", "line": {"color": "#565656"}, "marker": {"symbol": "circle"}, "mode": "lines", "name": "Waves", "orientation": "v", "showlegend": true, "stackgroup": "1", "type": "scatter", "x": {"elided": "578 str values"}, "xaxis": "x", "y": {"elided": "578 float values"}, "yaxis": "y"}, {"hovertemplate": "Currency_Name=WBTC<br>Date=%{x}<br>Price=%{y}<extra></extra>", "legendgroup": "WBTC", "line": {"color": "#782AB6"}, "marker": {"symbol": "circle"}, "mode": "lines", "name": "WBTC", "orientation": "v", "showlegend": true, "stackgroup": "1", "type": "scatter", "x": {"elided": "256 str values"}, "xaxis": "x", "y": {"elided": "256 float values"}, "yaxis": "y"}, {"hovertemplate": "Currency_Name=XPR<br>Date=%{x}<br>Price=%{y}<extra></extra>", "legendgroup": "XPR", "line": {"color": "#85660D"}, "marker": {"symbol": "circle"}, "mode": "lines", "name": "XPR", "orientation": "v", "showlegend": true, "stackgroup": "1", "type": "scatter", "x": {"elided": "578 str values"}, "xaxis": "x", "y": {"elided": "578 float values"}, "yaxis": "y"}], "layout": {"legend": {"title": {"text": "Currency_Name"}, "tracegroupgap": 0}, "showlegend": true, "title": {"text": "Area Plot for TOP 50 Cryptocurrencies (Jan 2021-Present)", "x": 0.5, "xanchor": "center", "y": 0.9, "yanchor": "top"}, "xaxis": {"anchor": "y", "domain": [0.0, 1.0], "rangeselector": {"buttons": [{"count": 1, "label": "1M", "step": "month", "stepmode": "backward"}, {"count": 6, "label": "6M", "step": "month", "stepmode": "backward"}, {"count": 1, "label": "YTD", "step": "year", "stepmode": "todate"}, {"count": 1, "label": "1Y", "step": "year", "stepmode": "backward"}, {"step": "all"}]}, "rangeslider": {"visible": true}, "title": {"text": "Date"}}, "yaxis": {"anchor": "x", "domain": [0.0, 1.0], "ticksuffix": "$", "title": {"text": "Price in USD"}}}}
